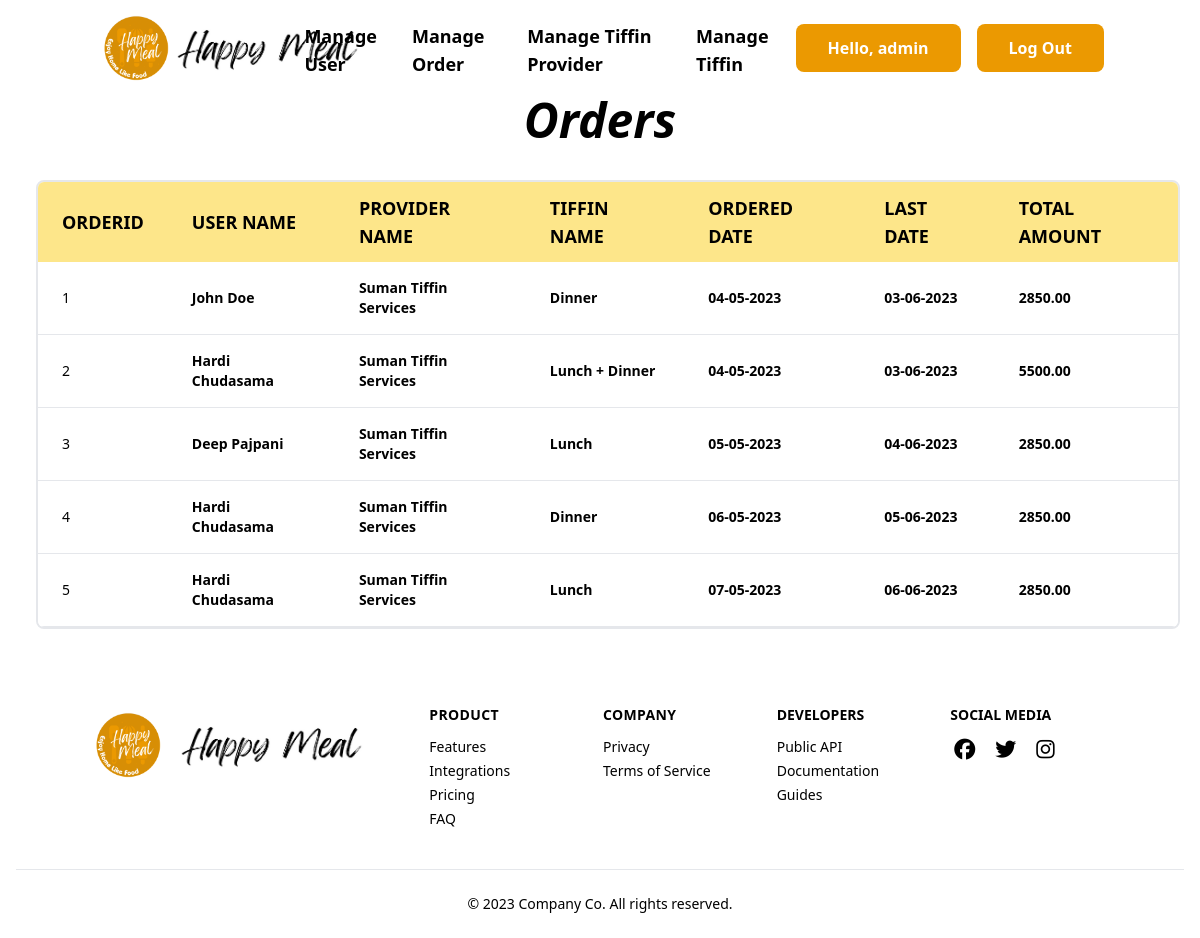
The page /admin/manageorder.php (signed in) on the database as committed earlier.
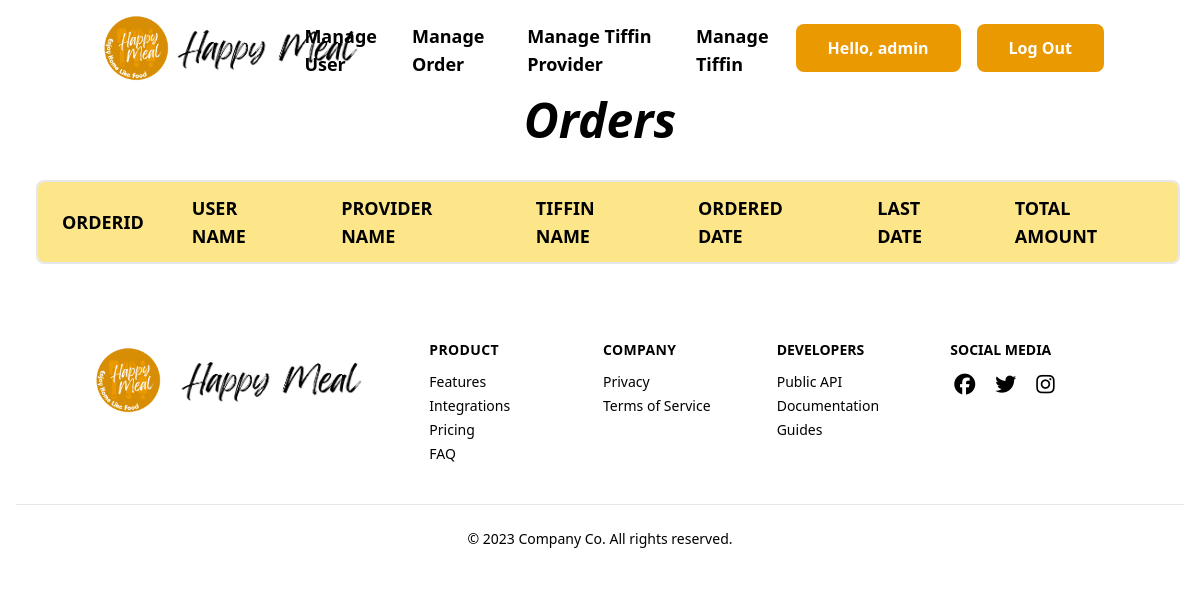
The same page on the database as committed later.
### tables this page shows
CREATE TABLE Orders (
    OrderID INT PRIMARY KEY AUTO_INCREMENT,
    CustomerID INT NOT NULL,
    TiffinID INT NOT NULL,
    OrderDate VARCHAR(10) NOT NULL,
    LastDate VARCHAR(10) NOT NULL,
    TotalAmount DECIMAL(10, 2) NOT NULL,
    CONSTRAINT FK_Orders_Customers FOREIGN KEY (CustomerID) REFERENCES Customers(CustomerID),
    CONSTRAINT FK_Orders_Tiffins FOREIGN KEY (TiffinID) REFERENCES Tiffins(TiffinID)
);

CREATE TABLE Customers (
    CustomerID INT PRIMARY KEY AUTO_INCREMENT,
    FirstName VARCHAR(50) NOT NULL,
    LastName VARCHAR(50) NOT NULL,
    Email VARCHAR(50) NOT NULL,
    GENDER VARCHAR(10) NOT NULL,
    Phone VARCHAR(15) NOT NULL,
    Password VARCHAR(50) NOT NULL,
    Address VARCHAR(100) NOT NULL,
    City VARCHAR(50) NOT NULL,
    State VARCHAR(50) NOT NULL,
    ZipCode VARCHAR(10) NOT NULL    
);

CREATE TABLE TiffinProviders (
    ProviderID INT PRIMARY KEY AUTO_INCREMENT,
    Name VARCHAR(50) NOT NULL,
    Email VARCHAR(50) NOT NULL,
    Phone VARCHAR(15) NOT NULL,
    Password VARCHAR(50) NOT NULL,
    Address VARCHAR(100) NOT NULL,
    City VARCHAR(50) NOT NULL,
    State VARCHAR(50) NOT NULL,
    ZipCode VARCHAR(10) NOT NULL,
    Rating DECIMAL(3,2) NOT NULL
);

CREATE TABLE Tiffins (
    TiffinID INT PRIMARY KEY AUTO_INCREMENT,
    ProviderID INT NOT NULL,
    TiffinName VARCHAR(50) NOT NULL,
    Description VARCHAR(100) NOT NULL,
    Price DECIMAL(10, 2) NOT NULL,
    CONSTRAINT FK_Tiffins_TiffinProviders FOREIGN KEY (ProviderID) REFERENCES TiffinProviders(ProviderID)
);

### admin/function.php (called while the page is built, shortened)
<?php
function check_login($con){
    if($_SESSION['username']){
        $username = $_SESSION['username'];
        $query = " select * from admin where username = '$username' limit 1";
        $result = mysqli_query($con,$query);
        if($result && mysqli_num_rows($result) > 0 ){
            $admin_data = mysqli_fetch_assoc($result);
            return $admin_data;
        }
    }
    die;
}
?>

### admin/manageorder.php (the view, shortened to what this page needs)
<?php
  include("connection.php");
  include("function.php");
  $admin_data = check_login($con);
?>
<!DOCTYPE html>
<html lang="en">
<head>
    <script src="https://cdn.tailwindcss.com"></script>
</head>
<body>
    <?php include("header.php")?>
    <div class="w-full text-5xl font-bold italic flex justify-center">Orders</div>
    <div class="p-5 m-2">
        <div class="relative overflow-x-auto sm:rounded-lg m-2 border-[2px] w-full">
            <table class="w-full text-sm text-left text-black">
                <thead class="text-lg text-black uppercase bg-[#FDE68A]">
                    <tr>
                        <th scope="col" class="px-6 py-3">
                            OrderID
                        </th>
                        <th scope="col" class="px-6 py-3">
                            User Name
                        </th>
                        <th scope="col" class="px-6 py-3">
                            Provider Name
                        </th>
                        <th scope="col" class="px-6 py-3">
                            Tiffin Name
                        </th>
                        <th scope="col" class="px-6 py-3">
                            Ordered Date
                        </th>
                        <th scope="col" class="px-6 py-3">
                            Last Date
                        </th>
                        <th scope="col" class="px-6 py-3">
                            Total Amount
                        </th>
                    </tr>
                </thead>
                <tbody class="text-md font-semibold">
                    <?php
                        $con=mysqli_connect("localhost","root","","happymeal");
                        $sql = "SELECT o.OrderID AS ID, c.FirstName as FN, c.LastName as LN, tp.Name AS PN, t.TiffinName AS TN, o.OrderDate AS SD, o.LastDate AS LD, o.TotalAmount AS TA
                        FROM Orders o
                        INNER JOIN Tiffins t ON o.TiffinID = t.TiffinID
                        INNER JOIN TiffinProviders tp ON t.ProviderID = tp.ProviderID
                        INNER JOIN customers c ON c.CustomerID = o.CustomerID";
                        $result = mysqli_query($con, $sql);
                        while ($row = mysqli_fetch_assoc($result)) {
                            echo '<tr class="bg-white border-b">
                                    <th scope="row" class="px-6 py-4 font-medium whitespace-nowrap text-black">';
                                    echo $row['ID'];
                                echo '</th>
                                    <td class="px-6 py-4">';
                                        echo $row['FN']." ".$row['LN'];
                                echo '</th>
                                    <td class="px-6 py-4">';
                                        echo $row['PN'];
                                echo '</td>
                                    <td class="px-6 py-4">';
                                        echo $row['TN'];
                                echo '</td>
                                    <td class="px-6 py-4">';
                                        echo $row['SD'];
                                echo '</td>
                                    <td class="px-6 py-4">';
                                        echo $row['LD'];
                                echo '</td>
                                    <td class="px-6 py-4">';
                                        echo $row['TA'];
                            echo '</tr>';
                        }
                    ?>
                </tbody>
            </table>
        </div>
    </div>
    <?php include("footer.php"); ?>
</body>
</html>

### admin/header.php (shortened to what this page needs)
<header class="p-4 ">
      <div class="container flex justify-between h-16 mx-auto">
        <a rel="noopener noreferrer" href="index.php" aria-label="Back to homepage" class="flex items-center p-2">
          <img class="mx-auto h-20 w-auto" src="..\images\logo.png" alt="Your Company">
          <img class="mx-auto h-20 w-auto" src="..\images\HappyMeal.png" alt="Your Company">
        </a>
        <ul class="items-stretch hidden space-x-3 lg:flex">
          <li class="flex">
            <a rel="noopener noreferrer" href="manageuser.php" class="flex items-center px-2 -mb-1 hover:border-b-2 border-[#EB9901] text-lg font-semibold">Manage User</a>
          </li>
          <li class="flex">
            <a rel="noopener noreferrer" href="manageorder.php" class="flex items-center px-2 -mb-1 hover:border-b-2 border-[#EB9901] text-lg font-semibold">Manage Order</a>
          </li>
          <li class="flex">
            <a rel="noopener noreferrer" href="managetiffinprovider.php" class="flex items-center px-2 -mb-1 hover:border-b-2 border-[#EB9901] text-lg font-semibold">Manage Tiffin Provider</a>
          </li>
          <li class="flex">
            <a rel="noopener noreferrer" href="managetiffin.php" class="flex items-center px-2 -mb-1 hover:border-b-2 border-[#EB9901] text-lg font-semibold">Manage Tiffin</a>
          </li>
        </ul>
        <div class="items-center flex-shrink-0 hidden lg:flex">
          <a class="font-bold px-8 py-3 rounded-lg bg-[#EB9901] m-2 text-white flex justify-evenly items-center" href="#">
            <div>
              Hello, <?php echo $admin_data['username'];?>
            </div>
          </a>
          <button class="self-center font-bold px-8 py-3 rounded-lg bg-[#EB9901] m-2 text-white ">
            <a href="logout.php">Log Out</a>
          </button>
        </div>
      </div>
</header>

### admin/footer.php (shortened to what this page needs)
<footer class="px-4 divide-y">
      <div class="container flex flex-col justify-between py-10 mx-auto space-y-8 lg:flex-row lg:space-y-0">
        <div class="lg:w-1/3">
          <a rel="noopener noreferrer" href="index.php" class="flex justify-center space-x-3 lg:justify-start">
            <div class="flex items-center justify-center w-20 h-20 rounded-full">
              <img class="mx-auto h-20 w-auto" src="..\images\logo.png" alt="Your Company">
            </div>
            <img class="mx-auto h-20 w-auto" src="..\images\HappyMeal.png" alt="Your Company">
          </a>
        </div>
        <div class="grid grid-cols-2 text-sm gap-x-3 gap-y-8 lg:w-2/3 sm:grid-cols-4">
          <div class="space-y-3">
            <h3 class="tracking-wide uppercase text-black font-semibold">Product</h3>
            <ul class="space-y-1">
              <li>
                <a rel="noopener noreferrer" href="#">Features</a>
              </li>
              <li>
                <a rel="noopener noreferrer" href="#">Integrations</a>
              </li>
              <li>
                <a rel="noopener noreferrer" href="#">Pricing</a>
              </li>
              <li>
                <a rel="noopener noreferrer" href="#">FAQ</a>
              </li>
            </ul>
          </div>
          <div class="space-y-3">
            <h3 class="tracking-wide uppercase text-black font-semibold">Company</h3>
            <ul class="space-y-1">
              <li>
                <a rel="noopener noreferrer" href="#">Privacy</a>
              </li>
              <li>
                <a rel="noopener noreferrer" href="#">Terms of Service</a>
              </li>
            </ul>
          </div>
          <div class="space-y-3">
            <h3 class="uppercase text-black font-semibold">Developers</h3>
            <ul class="space-y-1">
              <li>
                <a rel="noopener noreferrer" href="#">Public API</a>
              </li>
              <li>
                <a rel="noopener noreferrer" href="#">Documentation</a>
              </li>
              <li>
                <a rel="noopener noreferrer" href="#">Guides</a>
              </li>
            </ul>
          </div>
          <div class="space-y-3">
            <div class="uppercase text-black font-semibold">Social media</div>
            <div class="flex justify-start space-x-3">
              <a rel="noopener noreferrer" href="#" title="Facebook" class="flex items-center p-1 ">
              </a>
              <a rel="noopener noreferrer" href="#" title="Twitter" class="flex items-center p-1">
              </a>
              <a rel="noopener noreferrer" href="#" title="Instagram" class="flex items-center p-1 hover:bg-gradient-to-tr hover:from-[#feda75] hover:via-[#fa7e1e] hover:via-[#d62976] hover:via-[#962fbf] hover:to-[#4f5bd5] hover:text-transparent hover:bg-clip-text h-[25px]">
              </a>
            </div>
          </div>
        </div>
      </div>
      <div class="py-6 text-sm text-center dark:text-gray-400">© 2023 Company Co. All rights reserved.</div>
    </footer>

Rows that differ between the two databases and show on the page:
removed orders: OrderID "1", CustomerID.FirstName "John", CustomerID.LastName "Doe", tiffinproviders.Name "Suman Tiffin Services", TiffinID.TiffinName "Dinner", OrderDate "04-05-2023", LastDate "03-06-2023", TotalAmount "2850.00"
removed orders: OrderID "2", CustomerID.FirstName "Hardi", CustomerID.LastName "Chudasama", tiffinproviders.Name "Suman Tiffin Services", TiffinID.TiffinName "Lunch + Dinner", OrderDate "04-05-2023", LastDate "03-06-2023", TotalAmount "5500.00"
removed orders: OrderID "3", CustomerID.FirstName "Deep", CustomerID.LastName "Pajpani", tiffinproviders.Name "Suman Tiffin Services", TiffinID.TiffinName "Lunch", OrderDate "05-05-2023", LastDate "04-06-2023", TotalAmount "2850.00"
removed orders: OrderID "4", CustomerID.FirstName "Hardi", CustomerID.LastName "Chudasama", tiffinproviders.Name "Suman Tiffin Services", TiffinID.TiffinName "Dinner", OrderDate "06-05-2023", LastDate "05-06-2023", TotalAmount "2850.00"
removed orders: OrderID "5", CustomerID.FirstName "Hardi", CustomerID.LastName "Chudasama", tiffinproviders.Name "Suman Tiffin Services", TiffinID.TiffinName "Lunch", OrderDate "07-05-2023", LastDate "06-06-2023", TotalAmount "2850.00"
